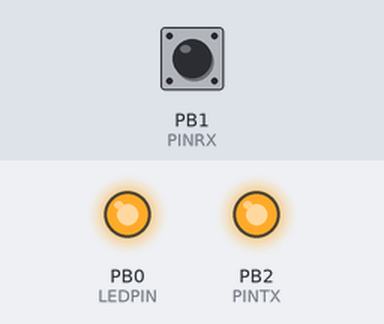
Recording of a sketch running on a simulated ATtiny85, built with avr-gcc and run on an emulated ATtiny85. Parts: output pins drawn as LEDs (lit = HIGH). The test bench sets the inputs (shaded band); at power-on: PB1 (PINRX) HIGH.

Above: at 1.2 s.
1.3 s: PB1 (PINRX) pulled LOW for 0.15 s
At 1.37 s:
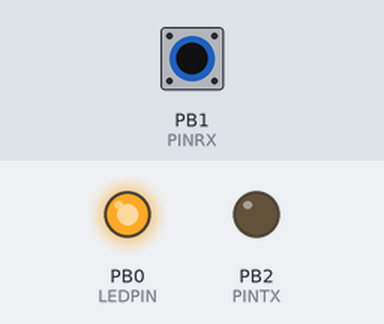
2.9 s: PB1 (PINRX) pulled LOW for 3.2 s
At 7.2 s:
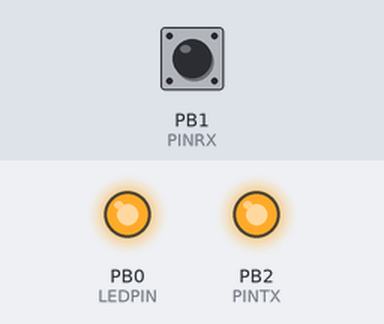
Timing chart, 0 to 8.7 s (numbered marks = the images above; inputs shaded):
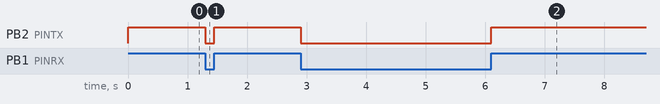

The sketch:

DemodulationAttiny85.ino
```cpp
#define F_CPU 16000000UL
//#include <avr/io.h>
//#include <util/delay.h>
//#include <avr/interrupt.h>

#define LEDPIN 0  //PB0
#define PINRX  1   //PB1
#define PINTX  2   //PB2

#define TICK_16MS_FILTRE 20

/*volatile byte AncienEtat = HIGH;*/
volatile unsigned long CommunicationActive=0;
         unsigned long OldCommunicationActive=0;
volatile unsigned long CptHigh=0;
volatile unsigned long CptLow=0;
volatile unsigned long Cpt100ms=0;

void setup()
{
  cli();//disable interrupts during setup
  pinMode(LEDPIN, OUTPUT);
  pinMode(PINTX,  OUTPUT);
  pinMode(PINRX,  INPUT_PULLUP);

  //AncienEtat = HIGH;

  digitalWrite(LEDPIN, HIGH); //set the LED to off
  //digitalWrite(PINTX,  AncienEtat);
  digitalWrite(PINTX,HIGH);

  TCCR0A = 0b00000000;
  TCCR0B = 0b00000100;  // clk/256 est incrémenté toutes les 16uS
  GTCCR |= (1 << PSR0);
  TCNT0  = 256-1;     // 160us (16us*1) de maintien d'un etat haut minimum
  TIMSK  = 0b01000010; // TOIE0 OCIE1A

  // 244 count, match every 2.00 secs, 8MHz clock, prescaller @ 16,384
  OCR1A = 24;
  TCCR1 = 0;  // set all bits in TCCR1 register to 0
  // clear timer on compare match
  TCCR1 |= (1 << CTC1);
  // set CS10, CS11,CS12, and CS13 bits for 16,384 prescaler
  TCCR1 |= (1 << CS10);
  TCCR1 |= (1 << CS11);
  TCCR1 |= (1 << CS12);
  TCCR1 |= (1 << CS13);
  // reset Timer/Counter prescaler
  GTCCR |= (1 << PSR1);
  // Zero (Reset) Timer1 8-bit up counter value
  TCNT1 = 0;
  // enable Timer1 compare interrupt
  TIMSK  = 0b01000010; // TOIE0 OCIE1A

  sei();
}

int main()
{
  setup();
  while(true)
  {
    digitalWrite(LEDPIN, HIGH); //set the LED to off
    MyDelay(200);
    if (OldCommunicationActive!=CommunicationActive)
    {
      OldCommunicationActive=CommunicationActive;
      digitalWrite(LEDPIN, LOW); //set the LED to on
      MyDelay(200);
    }
  }
}

// routine d'interruption du timer
ISR (TIMER0_OVF_vect)
{
  cli();
  /*GTCCR |= (1 << PSR0);
  TCNT0  = 256-1;     // 160us (16us*1) de maintien d'un etat haut minimum
  TIMSK  = 0b01000010; // TOIE0 OCIE1A */
  if (CptLow<TICK_16MS_FILTRE) CptLow++;
  if (((PINB >> PINRX)& 1))
  {
    if (CptHigh<TICK_16MS_FILTRE) CptHigh++;
    else
    {
      CptLow=0;
      digitalWrite(PINTX,HIGH);
    }
  }
  else
  {
    CptHigh=0;
    if (CptLow>=TICK_16MS_FILTRE)
    {
      digitalWrite(PINTX,LOW);
    }
    CommunicationActive++;
  }
  //GTCCR |= (1 << PSR0);
  TCNT0  = 256-1;     // 160us (16us*1) de maintien d'un etat haut minimum
  sei();
}

void MyDelay(unsigned long l_delay)
{
  GTCCR |= (1 << PSR1);
  // Zero (Reset) Timer1 8-bit up counter value
  TCNT1 = 0;
  Cpt100ms=0;
  while(Cpt100ms<l_delay);
}

ISR(TIMER1_COMPA_vect)
{
  //cli();
  Cpt100ms=Cpt100ms+100;
  //sei();
}
```

Measured:
- after the input at 1.3 s, PB2 (PINTX): HIGH → LOW at once, → HIGH 0.15 s later
- after the input at 2.9 s, PB2 (PINTX): HIGH → LOW at once, → HIGH 3.2 s later
